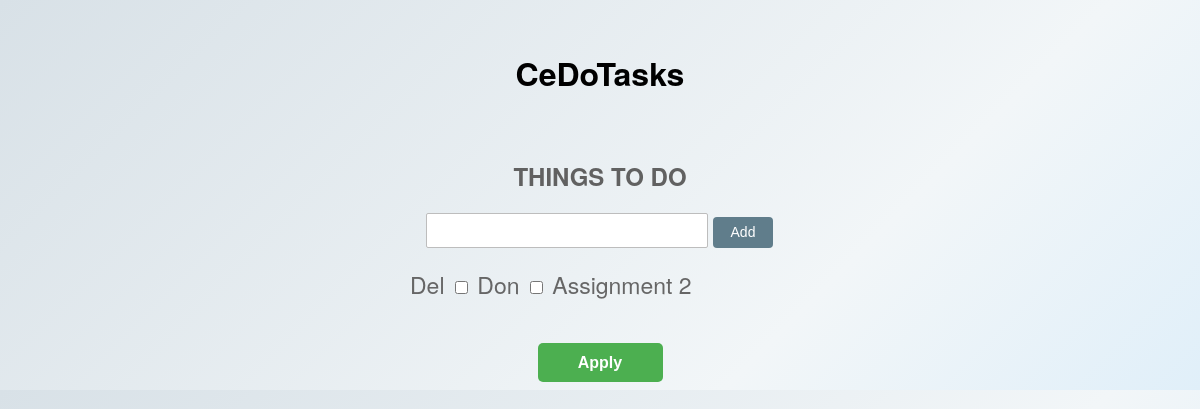
Page /lists/4/ on the earlier database version.
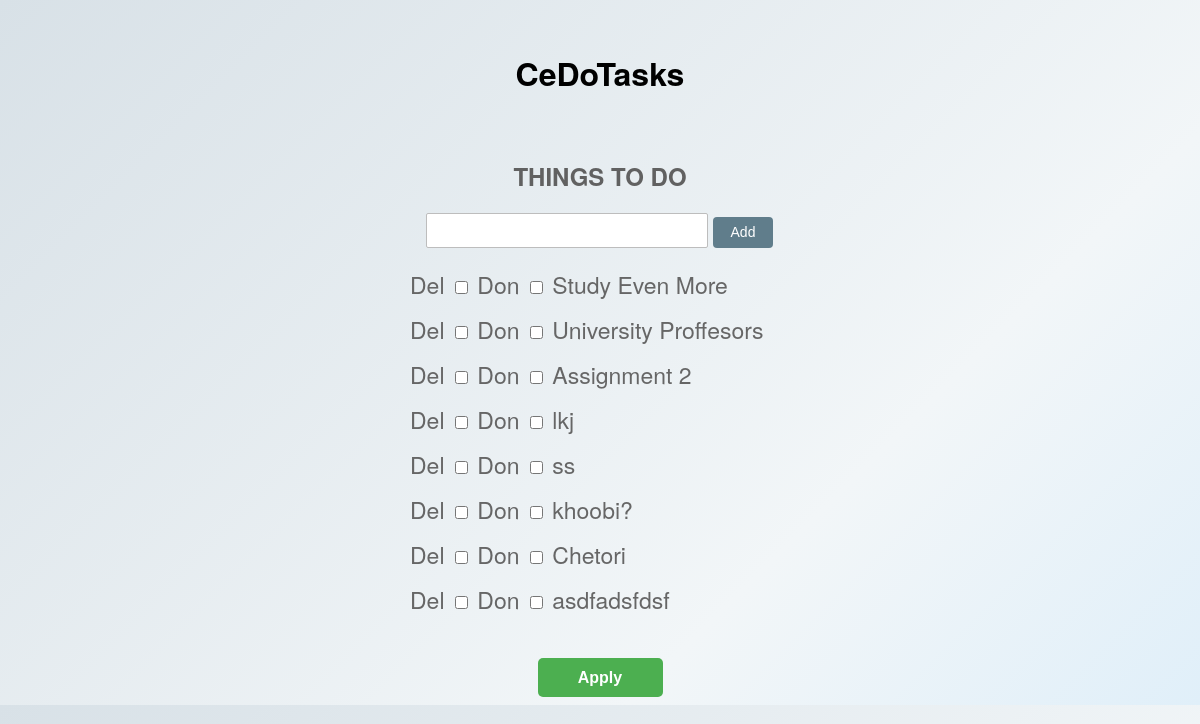
Same page on the later database version.
### tasks/models.py (models this page shows)
class Tasks(models.Model):
    title = models.CharField(max_length=200)
    list = models.ForeignKey(Lists)

### tasks/views.py (the view, shortened to what this page needs)
# urls.py: url(r'^lists/(?P<listid>\d+)/$', 'tasks.views.tasks'),
def tasks(request, listid):
    newTaskForm = TaskForm()
    return render(request, 'tasks.html', {
        'PageTitle': "CeDoTasks - Tasks",
        'task': Tasks.objects.filter(list_id=listid),
        'newTaskForm': newTaskForm,
    })

### tasks/forms.py
class TaskForm(forms.Form):
    title = forms.CharField(required=True, max_length=200)

### tasks/templates/tasks.html (shortened to what this page needs)
{% extends "layout.html" %}
{% block pageBody %}
    <div class="top-head">
        <h1>CeDoTasks</h1>
        <h2>THINGS TO DO</h2>
    </div>
    <div class="container">
        <form action="." method="post">
            <div class="input">
                {{ newTaskForm.title }}
                <input type="submit" value="Add">
            </div>
        </form>
        <form action="." method="post" id="task-list">
            <ul>
                {% for item in task %}
                    <li>
                        Del <input class="deleted" type="checkbox" value="{{ item.id }}" name="Deletechoices[]">
                        Don <input type="checkbox" value="{{ item.id }}" name="Donechoices[]">
                        {{ item.title }}
                    </li>
                {% endfor %}
            </ul>
            <button type="submit" name="apply">Apply</button>
        </form>
    </div>
{% endblock %}

### templates/layout.html (shortened to what this page needs)
{% load staticfiles %}
<!DOCTYPE html>
<html>
<head lang="en">
</head>
<link rel="stylesheet" href="{% static "css/style.css" %}">
<body>
{% block pageBody %}{% endblock %}
</body>
</html>

### static/css/style.css (style rules this page uses)
body { background: -webkit-linear-gradient(-45deg, rgba(216, 225, 231, 1) 0%, rgba(242, 246, 248, 1) 70%, rgba(224, 239, 249, 1) 100%); }
h1 { font-family: "Helvetica Neue", Arial, Helvetica, sans-serif; text-align: center; margin-top: 50px; }
h2 { font-family: "Helvetica Neue", Arial, Helvetica, sans-serif; text-align: center; margin-top: 63px; color: #616161; }
.input { text-align: center; }
.input #id_title { width: 276px; height: 31px; font-size: 24px; font-family: "Helvetica Neue", Arial, Helvetica, sans-serif; border-radius: 2px; border: 1px #BDBDBD solid; }
input[type="submit"] { margin: 0px 1px; padding: 0px; border: none; background-color: #607D8B; color: white; font-size: 14px; height: 31px; border-radius: 4px; width: 60px; vertical-align: bottom; }
.container { margin-left: auto; margin-right: auto; width: 380px; }
ul { padding: 0; margin: 0; }
li { list-style-type: none; font-family: "Helvetica Neue", Arial, Helvetica, sans-serif; font-size: 23px; height: 45px; color: #666; }
li input[type=checkbox] { font-size: 24px; }
button { display: block; width: 125px; line-height: 37px; color: white; font-size: 16px; border: 0px; font-weight: 700; text-align: center; border-radius: 5px; background-color: #4CAF50; margin-top: 30px; margin-left: auto; margin-right: auto; }
#task-list { margin-top: 20px; }

Differences in the rows shown:
now on this page (row edited): Tasks: title "Study Even More"
now on this page (row edited): Tasks: title "University Proffesors"
added Tasks: title "lkj"
added Tasks: title "ss"
added Tasks: title "khoobi?"
added Tasks: title "Chetori"
added Tasks: title "asdfadsfdsf"
